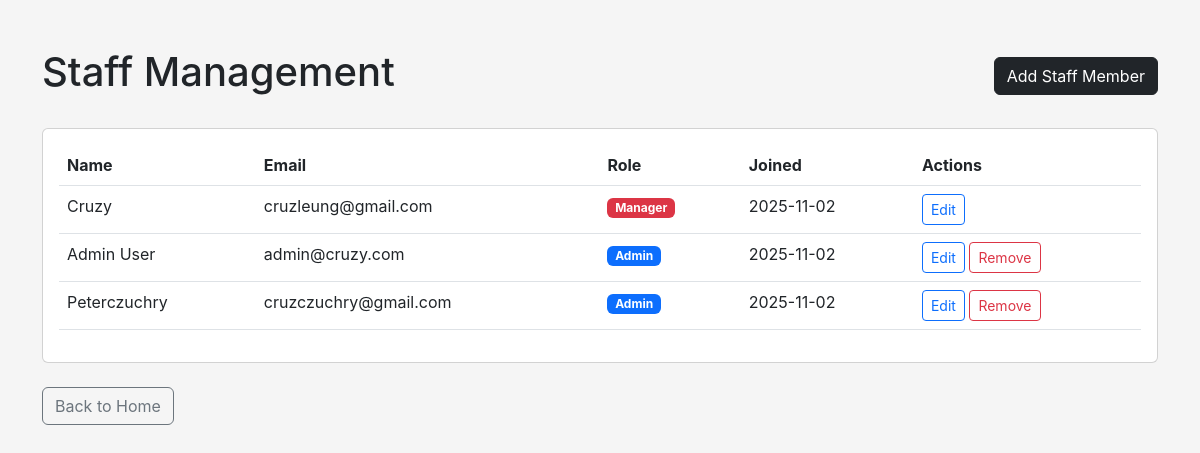
The app's page /manager/staff (signed in) with its own data.
### tables this page shows
CREATE TABLE customers (
    id INTEGER PRIMARY KEY AUTOINCREMENT,
    name TEXT NOT NULL,
    email TEXT UNIQUE NOT NULL,
    password TEXT NOT NULL,
    phone TEXT,
    address TEXT,
    role TEXT DEFAULT 'customer' CHECK(role IN ('customer', 'admin', 'manager')),
    created_at TIMESTAMP DEFAULT CURRENT_TIMESTAMP
);

### app.py (the view)
@app.route("/manager/staff")
@manager_required
def manage_staff():
    conn = get_db_connection()
    staff = conn.execute("""
        SELECT id, name, email, role, created_at
        FROM customers
        WHERE role IN ('admin', 'manager')
        ORDER BY
            CASE role
                WHEN 'manager' THEN 1
                WHEN 'admin' THEN 2
            END,
            name
    """).fetchall()
    conn.close()
    return render_template('manage_staff.html', staff=staff, year=2025)

### app.py (called while the page is built)
def get_db_connection():
    conn = sqlite3.connect('store.db')
    conn.row_factory = sqlite3.Row
    return conn

def get_user_role():
    return session.get('user_role', 'customer')

def manager_required(f):
    @wraps(f)
    def decorated_function(*args, **kwargs):
        if 'user_id' not in session:
            flash('Please log in to access this page.', 'warning')
            return redirect(url_for('login', next=request.url))
        role = get_user_role()
        if role != 'manager':
            flash('Access denied. Manager privileges required.', 'danger')
            abort(403)
        return f(*args, **kwargs)
    return decorated_function

### templates/manage_staff.html (shortened to what this page needs)
<!DOCTYPE html>
<html lang="en">
<head>
    <link href="https://cdn.jsdelivr.net/npm/bootstrap@5.3.0/dist/css/bootstrap.min.css" rel="stylesheet">
    <link rel="stylesheet" href="{{ url_for('static', filename='css/styles.css') }}">
</head>
<body class="site-bg text-dark d-flex flex-column min-vh-100">
    <div class="container py-5">
        <div class="d-flex justify-content-between align-items-center mb-4">
            <h1>Staff Management</h1>
            <a href="{{ url_for('add_staff') }}" class="btn btn-dark">
                 Add Staff Member
            </a>
        </div>
        <div class="card">
            <div class="card-body">
                <div class="table-responsive">
                    <table class="table table-hover">
                        <thead>
                            <tr>
                                <th>Name</th>
                                <th>Email</th>
                                <th>Role</th>
                                <th>Joined</th>
                                <th>Actions</th>
                            </tr>
                        </thead>
                        <tbody>
                            {% for member in staff %}
                            <tr>
                                <td>{{ member.name }}</td>
                                <td>{{ member.email }}</td>
                                <td>
                                    {% if member.role == 'manager' %}
                                        <span class="badge bg-danger">Manager</span>
                                    {% else %}
                                        <span class="badge bg-primary">Admin</span>
                                    {% endif %}
                                </td>
                                <td>{{ member.created_at[:10] }}</td>
                                <td>
                                    <a href="{{ url_for('edit_staff', staff_id=member.id) }}" class="btn btn-sm btn-outline-primary">Edit</a>
                                    {% if member.id != session.user_id %}
                                    <form action="{{ url_for('delete_staff', staff_id=member.id) }}" method="post" class="d-inline" onsubmit="return confirm('Are you sure you want to remove this staff member?');">
                                        <button type="submit" class="btn btn-sm btn-outline-danger">Remove</button>
                                    </form>
                                    {% endif %}
                                </td>
                            </tr>
                            {% endfor %}
                        </tbody>
                    </table>
                </div>
            </div>
        </div>
        <div class="mt-4">
            <a href="{{ url_for('index') }}" class="btn btn-outline-secondary">Back to Home</a>
        </div>
    </div>
</body>
</html>

### static/css/styles.css (style rules this page uses)
:root { --brand-black: #1A1A1A; --brand-brown: #8B4513; --brand-light: #F5F5F5; --brand-gold: #D4AF37; --muted: #6b6b6b; --product-bg: #F5E0B8; --product-fg: var(--brand-black); }
body.site-bg { background: var(--brand-light); color: var(--brand-black); font-family: 'Inter', system-ui, -apple-system, sans-serif; }
html { scroll-behavior: smooth; }

### records on screen
customers: name "Cruzy", email "cruzleung@gmail.com", role "Manager", created_at "2025-11-02"
customers: name "Admin User", email "admin@cruzy.com", role "Admin", created_at "2025-11-02"
customers: name "Peterczuchry", email "cruzczuchry@gmail.com", role "Admin", created_at "2025-11-02"
